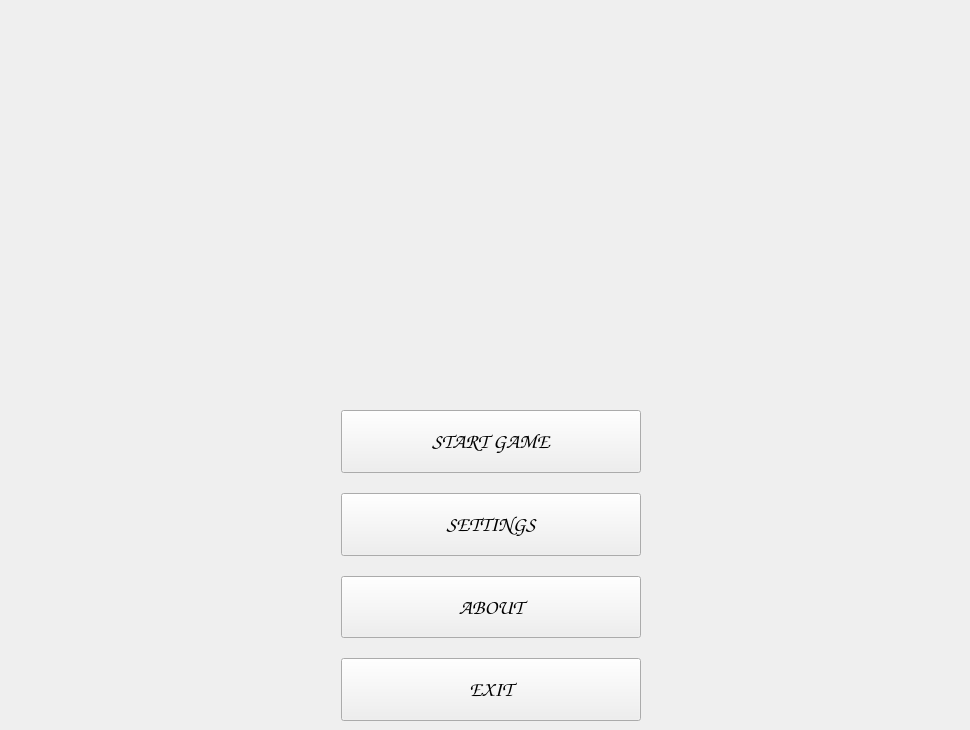
    <widget class="QWidget" name="pageMenu">
     <property name="enabled">
      <bool>true</bool>
     </property>
     <property name="sizePolicy">
      <sizepolicy hsizetype="Preferred" vsizetype="Preferred">
       <horstretch>0</horstretch>
       <verstretch>0</verstretch>
      </sizepolicy>
     </property>
     <widget class="QWidget" name="widget_3" native="true">
      <property name="geometry">
       <rect>
        <x>20</x>
        <y>410</y>
        <width>941</width>
        <height>311</height>
       </rect>
      </property>
      <layout class="QHBoxLayout" name="horizontalLayout_8">
       <item>
        <spacer name="horizontalSpacer_6">
         <property name="orientation">
          <enum>Qt::Orientation::Horizontal</enum>
         </property>
         <property name="sizeHint" stdset="0">
          <size>
           <width>302</width>
           <height>20</height>
          </size>
         </property>
        </spacer>
       </item>
       <item>
        <layout class="QVBoxLayout" name="verticalLayout_2">
         <property name="spacing">
          <number>20</number>
         </property>
         <item>
          <widget class="QPushButton" name="buttonStart">
           <property name="enabled">
            <bool>true</bool>
           </property>
           <property name="sizePolicy">
            <sizepolicy hsizetype="Preferred" vsizetype="Preferred">
             <horstretch>0</horstretch>
             <verstretch>0</verstretch>
            </sizepolicy>
           </property>
           <property name="minimumSize">
            <size>
             <width>300</width>
             <height>0</height>
            </size>
           </property>
           <property name="font">
            <font>
             <family>Comic Sans MS</family>
             <pointsize>16</pointsize>
             <bold>true</bold>
            </font>
           </property>
           <property name="text">
            <string>START GAME</string>
           </property>
          </widget>
         </item>
         <item>
          <widget class="QPushButton" name="buttonSettings">
           <property name="enabled">
            <bool>true</bool>
           </property>
           <property name="sizePolicy">
            <sizepolicy hsizetype="Preferred" vsizetype="Preferred">
             <horstretch>0</horstretch>
             <verstretch>0</verstretch>
            </sizepolicy>
           </property>
           <property name="minimumSize">
            <size>
             <width>240</width>
             <height>0</height>
            </size>
           </property>
           <property name="font">
            <font>
             <family>Comic Sans MS</family>
             <pointsize>16</pointsize>
             <bold>true</bold>
            </font>
           </property>
           <property name="text">
            <string>SETTINGS</string>
           </property>
          </widget>
         </item>
         <item>
          <widget class="QPushButton" name="buttonaAbout">
           <property name="enabled">
            <bool>true</bool>
           </property>
           <property name="sizePolicy">
            <sizepolicy hsizetype="Preferred" vsizetype="Preferred">
             <horstretch>0</horstretch>
             <verstretch>0</verstretch>
            </sizepolicy>
           </property>
           <property name="minimumSize">
            <size>
             <width>240</width>
             <height>0</height>
            </size>
           </property>
           <property name="font">
            <font>
             <family>Comic Sans MS</family>
             <pointsize>16</pointsize>
             <bold>true</bold>
            </font>
           </property>
           <property name="text">
            <string>ABOUT</string>
           </property>
          </widget>
         </item>
         <item>
          <widget class="QPushButton" name="buttonExit">
           <property name="enabled">
            <bool>true</bool>
           </property>
           <property name="sizePolicy">
            <sizepolicy hsizetype="Preferred" vsizetype="Preferred">
             <horstretch>0</horstretch>
             <verstretch>0</verstretch>
            </sizepolicy>
           </property>
           <property name="minimumSize">
            <size>
             <width>240</width>
             <height>0</height>
            </size>
           </property>
           <property name="font">
            <font>
             <family>Comic Sans MS</family>
             <pointsize>16</pointsize>
             <bold>true</bold>
            </font>
           </property>
           <property name="cursor">
            <cursorShape>ArrowCursor</cursorShape>
           </property>
           <property name="text">
            <string>EXIT</string>
           </property>
          </widget>
         </item>
        </layout>
       </item>
       <item>
        <spacer name="horizontalSpacer_7">
         <property name="orientation">
          <enum>Qt::Orientation::Horizontal</enum>
         </property>
         <property name="sizeHint" stdset="0">
          <size>
           <width>301</width>
           <height>20</height>
          </size>
         </property>
        </spacer>
       </item>
      </layout>
     </widget>
     <widget class="QLabel" name="pictureMain">
      <property name="enabled">
       <bool>true</bool>
      </property>
      <property name="geometry">
       <rect>
        <x>230</x>
        <y>-80</y>
        <width>520</width>
        <height>520</height>
       </rect>
      </property>
      <property name="sizePolicy">
       <sizepolicy hsizetype="Fixed" vsizetype="Fixed">
        <horstretch>0</horstretch>
        <verstretch>0</verstretch>
       </sizepolicy>
      </property>
      <property name="minimumSize">
       <size>
        <width>520</width>
        <height>520</height>
       </size>
      </property>
      <property name="maximumSize">
       <size>
        <width>520</width>
        <height>520</height>
       </size>
      </property>
      <property name="font">
       <font>
        <family>Comic Sans MS</family>
        <pointsize>48</pointsize>
        <bold>true</bold>
       </font>
      </property>
      <property name="toolTipDuration">
       <number>-1</number>
      </property>
      <property name="layoutDirection">
       <enum>Qt::LayoutDirection::LeftToRight</enum>
      </property>
      <property name="text">
       <string/>
      </property>
      <property name="alignment">
       <set>Qt::AlignmentFlag::AlignLeading|Qt::AlignmentFlag::AlignLeft|Qt::AlignmentFlag::AlignTop</set>
      </property>
     </widget>
    </widget>
